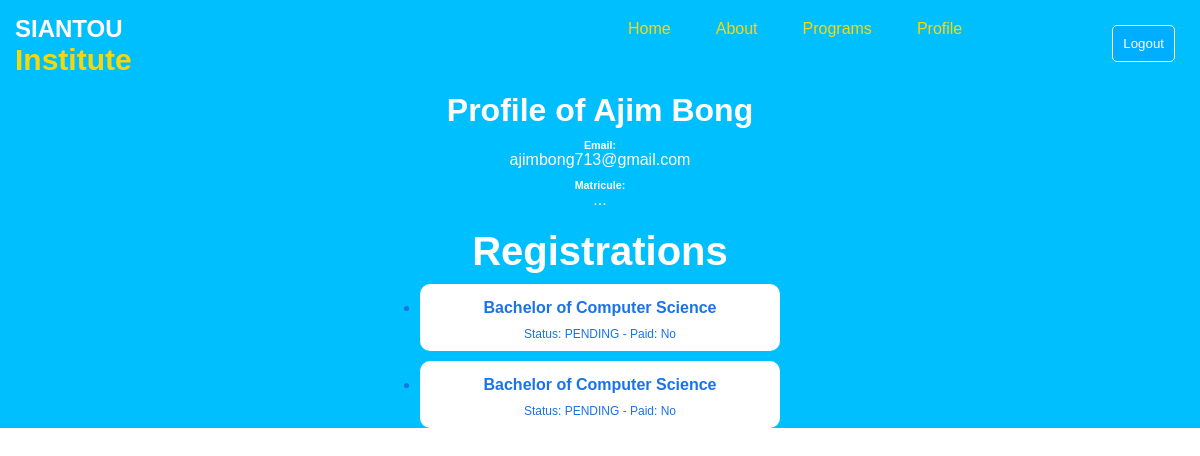
Before: /profile (signed in) with the older database file.
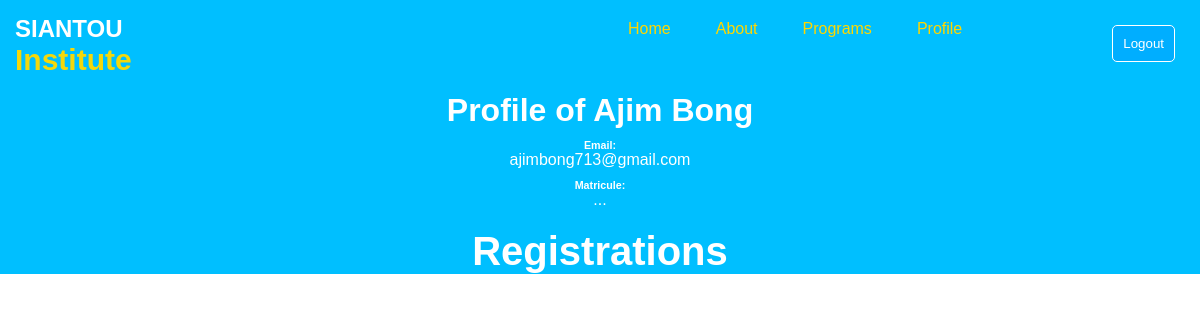
After: the same page with the newer database file.
### models.py (models this page shows)
class Student(db.Model):
    __tablename__ = 'student'
    id = db.Column(db.Integer, primary_key=True)
    first_name = db.Column(db.String(50))
    last_name = db.Column(db.String(50))
    email = db.Column(db.String(50), unique=True, nullable=False)
    matricule = db.Column(db.String(50), unique=True)
    password = db.Column(db.String(250), nullable=False)
    registrations = db.relationship('Registration', backref='student', lazy=True)
    registration_documents = db.relationship('RegistrationDocument', backref='student', lazy=True)
    payments = db.relationship('Payment', backref='student', lazy=True)
    created_at = db.Column(db.DateTime, default=datetime.now())
    updated_at = db.Column(db.DateTime, default=datetime.now(), onupdate=datetime.now())

class Registration(db.Model):
    __tablename__ = 'registration'
    id = db.Column(db.Integer, primary_key=True)
    student_id = db.Column(db.Integer, db.ForeignKey('student.id'), nullable=False)
    program_id = db.Column(db.Integer, db.ForeignKey('program.id'), nullable=False)
    verification_status = db.Column(db.String(50), nullable=False, default='PENDING')
    has_paid = db.Column(db.Boolean, nullable=False, default=False)
    registration_documents = db.relationship('RegistrationDocument', backref='registration', lazy=True)
    payments = db.relationship('Payment', backref='registration', lazy=True)
    created_at = db.Column(db.DateTime, default=datetime.now())
    updated_at = db.Column(db.DateTime, default=datetime.now(), onupdate=datetime.now())

class Program(db.Model):
    __tablename__ = 'program'
    id = db.Column(db.Integer, primary_key=True)
    name = db.Column(db.String(50), nullable=False)
    department = db.Column(db.String(50), nullable=False)
    tuition = db.Column(db.Float, nullable=False)
    description = db.Column(db.Text, nullable=False)
    registrations = db.relationship('Registration', backref='program', lazy=True)
    program_courses = db.relationship('ProgramCourse', backref='program', lazy=True)
    created_at = db.Column(db.DateTime, default=datetime.now())
    updated_at = db.Column(db.DateTime, default=datetime.now(), onupdate=datetime.now())

### blueprints/main.py (the view)
@bp.route('/profile')
@login_required
def profile():
    student_id = session['user_id']
    student = Student.query.get_or_404(student_id)
    registrations = Registration.query.filter_by(student_id=student_id).all()
    return render_template('profile.html', student=student, registrations=registrations)

### blueprints/main.py (called while the page is built)
def login_required(f):
    @wraps(f)
    def decorated_function(*args, **kwargs):
        if 'user_id' not in session:
            return redirect(url_for('main.login'))
        return f(*args, **kwargs)
    return decorated_function

### templates/profile.html (shortened to what this page needs)
<!DOCTYPE html>
<html lang="en">
<head>
    <link rel="stylesheet" href="{{ url_for('static', filename='school.css') }}"/>
</head>
<body>
<div class="schoolSyst">
        <div class="navBar">
            <div class="logo">
                <h2>SIANTOU <span>Institute</span></h2>
            </div>
            <div class="navElts">
                <ul>
                    <li><a href="{{ url_for('main.home') }}"> Home </a></li>
                    <li><a href="#"> About </a></li>
                    <li><a href="#"> Programs </a></li>
                    {% if 'user_id' in session %}
                        <li><a href="{{ url_for('main.profile') }}"> Profile </a></li>
                    {% endif %}
                </ul>
            </div>
            <div class="btns">
                {% if 'user_id' in session %}
                   <button class="logo"> <a href="{{ url_for('main.logout') }}">Logout</a> </button>
                {% else %}
                    <button class="register"><a href="{{ url_for('main.register') }}">Register</a></button>
                    <button class="logo"><a href="{{ url_for('main.login') }}">Login</a></button>
                {% endif %}
            </div>
        </div>
<div class="headElt" style="height: fit-content">
    <h1>Profile of {{ student.first_name }} {{ student.last_name }}</h1>
    <p><h6>Email:</h6>  {{ student.email }}</p>
    {% if student.matricule %}
        <p><h6>Matricule:</h6>  {{ student.matricule }}</p>
    {% else %}
        <p><h6>Matricule:</h6>  ...</p>
    {% endif %}
    <h2>Registrations</h2>
    <ul style="display: flex; justify-content: center; align-items: center; flex-direction: column">
        {% for registration in registrations %}
            <li style="background-color: white; width: 30%; color: #1a73e8; margin-top: 10px; border-radius: 10px; padding-top: 15px">
                    <h4> {{ registration.program.name }}</h4>
                    <p style="color: #1a73e8">Status: {{ registration.verification_status }} - Paid: {{ 'Yes' if registration.has_paid else 'No' }}</p>
            </li>
        {% endfor %}
    </ul>
</div>
</body>
</html>

### static/school.css (style rules this page uses)
* { margin: 0; padding: 0; }
.schoolSyst { font-family: Arial, Helvetica, sans-serif; }
.navBar { display: flex; flex-direction: row; border-bottom: rgb(73, 73, 73); width: 100%; color: white; background-color: rgb(0, 191, 255); }
.logo { margin: 15px; }
.logo h2 span { color: rgba(255, 217, 0, 0.957); font-size: 30px; }
.navElts { align-items: right; position: relative; left: 30%; }
.navElts ul { display: flex; flex-direction: row; margin: 20px; align-items: right; }
.navElts ul li { list-style-type: none; font-size: 16px; margin-left: 45px; }
ul li a { text-decoration: none; color: gold; }
.btns { margin: 10px 10px 5px 40%; }
.btns button { background-color: rgb(0, 174, 255); border: 1px solid grey; border-radius: 5px; border-color: white; padding: 10px; margin-left: 10px; }
.btns button a { color:white; text-decoration:none; }
.headElt { width: 100%; background-color: rgb(0, 191, 255); padding: 0px; text-align: center; color: white; height: 350px; overflow: hidden; }
.headElt h2 { font-size: 40px; margin-top: 20px; }
.headElt p { margin: 10px; color: white; font-size: 12px; }

Changed rows visible on the page:
no longer on this page (row edited): Registration: program.name "Bachelor of Computer Science", verification_status "PENDING", has_paid "No"
removed Registration: program.name "Bachelor of Computer Science", verification_status "PENDING", has_paid "No"
